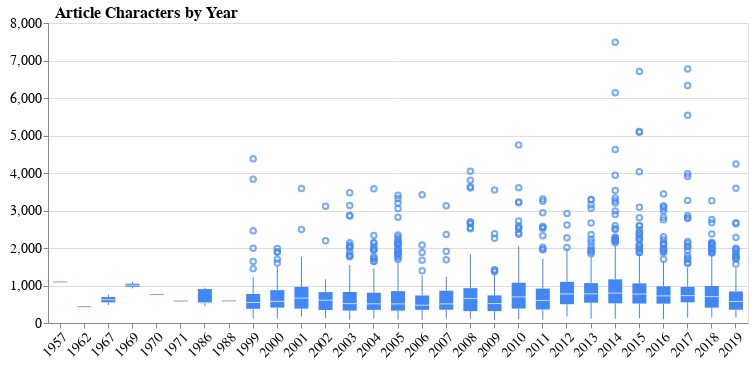

The code cell stored with this chart in its notebook:
### Markdown cell above
Next, we will show a bar chart of the number of article characters by year

### Code cell
altair_boxplot_sorted(
    df_guardian[["article_chars", "year"]],
    "year",
    "article_chars",
    "",
    "Article Characters by Year",
    14,
    14,
    16,
    dx=50,
    offset=-5,
    x_tick_label_angle=-45,
    horiz_bar_chart=False,
    axis_range=[0, 8_000],
    fig_size=(700, 300),
)

### Figure 1 — Vega-Lite specification as saved in the notebook (floating-point values rounded to 4 significant figures; data arrays with more than 128 entries replaced by an {"elided": "..."} marker saying what was removed)
{"config": {"view": {"continuousWidth": 400, "continuousHeight": 300}, "axis": {"labelFontSize": 14, "titleFontSize": 14}, "axisX": {"labelAngle": -45}, "axisY": {"titleAngle": 0, "titleFontSize": 0}, "title": {"anchor": "start", "dx": 50, "fontSize": 16, "offset": -5}}, "data": {"name": "data-6696b2b925179a30a9959e8d5a287032"}, "mark": {"type": "boxplot", "color": "#4287f5"}, "encoding": {"x": {"type": "nominal", "field": "year", "sort": [1957, 1962, 1967, 1969, 1970, 1971, 1986, 1988, 1999, 2000, 2001, 2002, 2003, 2004, 2005, 2006, 2007, 2008, 2009, 2010, 2011, 2012, 2013, 2014, 2015, 2016, 2017, 2018, 2019], "title": ""}, "y": {"type": "quantitative", "field": "article_chars", "scale": {"domain": [0, 8000]}, "title": "year"}}, "height": 300, "title": "Article Characters by Year", "width": 700, "$schema": "https://vega.github.io/schema/vega-lite/v4.8.1.json", "datasets": {"data-6696b2b925179a30a9959e8d5a287032": {"elided": "4148 records"}}}
